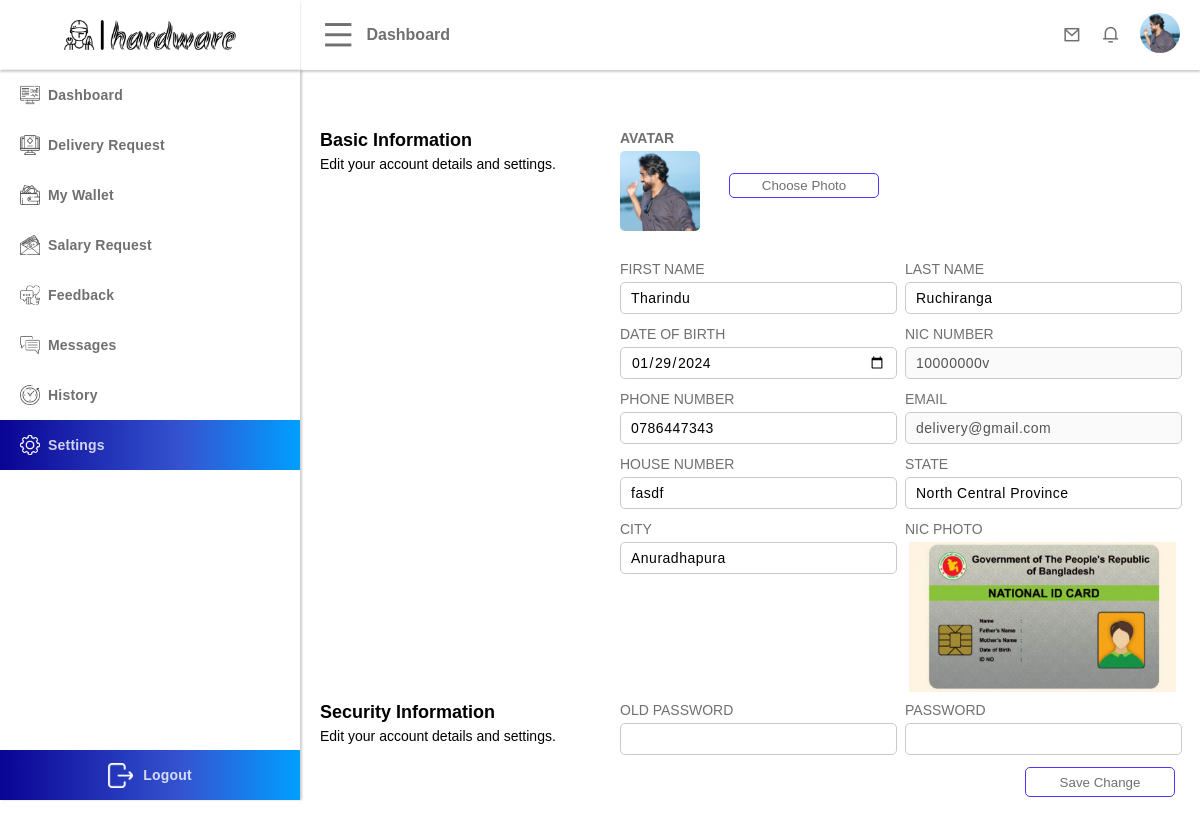
The page /public/delivery-boy/settings.php (signed in) on the database its author committed.
### tables this page shows
CREATE TABLE `user` (
  `user_id` int(50) NOT NULL,
  `first_name` varchar(100) NOT NULL,
  `last_name` varchar(100) NOT NULL,
  `email` varchar(200) NOT NULL,
  `phone_number` varchar(50) NOT NULL,
  `dob` varchar(255) NOT NULL,
  `house_no` varchar(50) NOT NULL,
  `state` varchar(50) NOT NULL,
  `city` varchar(50) NOT NULL,
  `account_type` varchar(50) NOT NULL,
  `profile_url` varchar(255) DEFAULT NULL,
  `password` varchar(255) NOT NULL,
  `security_question` int(11) DEFAULT NULL,
  `question_answer` varchar(255) DEFAULT NULL,
  `status` varchar(50) DEFAULT NULL,
  `activation_code` varchar(100) DEFAULT NULL,
  `latitude` varchar(50) DEFAULT NULL,
  `longitude` varchar(50) DEFAULT NULL
);

CREATE TABLE `delivery_boy` (
  `delivery_boy_id` int(50) NOT NULL,
  `user_id` int(50) NOT NULL,
  `nic_number` varchar(50) NOT NULL,
  `nic_image_url` varchar(255) NOT NULL,
  `vehicle_type` varchar(255) NOT NULL,
  `status` varchar(50) NOT NULL,
  `vehicle_number` varchar(50) NOT NULL,
  `vehicle_model` varchar(50) NOT NULL,
  `balance` double NOT NULL
);

### template/user-data.php (called while the page is built, shortened)
<?php
if (isset($_SESSION['id'])) {
    if (!empty($_SESSION['id'])) {
        $user_user_id = $_SESSION['id'];
        $selectUserEmailQuery = "SELECT * FROM `user` WHERE `user_id`= '$user_user_id'";
        $resultUserEmail = $conn->query($selectUserEmailQuery);
        if ($resultUserEmail->num_rows > 0) {
            $userData = $resultUserEmail->fetch_assoc();
            $user_profile_url = $userData['profile_url'];
        }
    }
}

### public/delivery-boy/settings.php (the view, shortened to what this page needs)
<?php
include "../../config/database.php";
include "../../template/user-data.php";
$user_id = 2;
if(isset($_SESSION['id'])){
    $user_id = $_SESSION['id'];
}
$firstName = $lastName = $dob = $nicNumber = $phoneNumber = $email = $houseNumber = $state = $city = $profileUrl = $nicImageUrl = $old_password = $password = $passwordDB = $old_passwordDB = "";
$selectUserQuery = "SELECT * FROM `user` WHERE `user_id` = $user_id";
$result = $conn->query($selectUserQuery);
if ($result->num_rows > 0) {
    $row = $result->fetch_assoc();
    $firstName = $row['first_name'];
    $lastName = $row['last_name'];
    $dob = $row['dob'];
    $phoneNumber = $row['phone_number'];
    $email = $row['email'];
    $houseNumber = $row['house_no'];
    $state = $row['state'];
    $city = $row['city'];
    $profileUrl = $row['profile_url'];
}
$selectUserQuery1 = "SELECT * FROM `delivery_boy` WHERE `user_id` = $user_id";
$result1 = $conn->query($selectUserQuery1);
if ($result1->num_rows > 0) {
    $row = $result1->fetch_assoc();
    $nicNumber = $row['nic_number'];
    $nicImageUrl = $row['nic_image_url'];
}
?>
<!DOCTYPE html>
<html lang="en">
<head>
    <link rel="stylesheet" href="../assets/css/style.css">
    <link rel="stylesheet" href="../assets/css/dashboard-menu.css">
    <link rel="stylesheet" href="../assets/css/dashboard-nav.css">
    <link rel="stylesheet" href="../assets/css/dashboard-profile.css">
    <link rel="stylesheet" href="../assets/css/dashboard-review.css">
    <link rel="stylesheet" href="../assets/css/button.css">
    <link rel="stylesheet" href="../assets/css/card.css">
    <link rel="stylesheet" href="../assets/css/search.css">
    <link rel="stylesheet" href="../assets/css/input.css">
    <link rel="stylesheet" href="../assets/css/review.css">
    <link rel="stylesheet" href="../assets/css/stars.css">
    <link href="https://cdn.jsdelivr.net/npm/remixicon@4.0.0/fonts/remixicon.css" rel="stylesheet" />
</head>
<body>
    <div class="container">
        <?php
        include "../../template/dashboard-nav.php";
        ?>
        <aside class="active aside">
            <div class="menu">
            <?php
                include "../../template/dashboard-menu.php";
                ?>
                <div class="menu-content">
                    <div class="menu-links">
                        <div class="menu-link-button ">
                            <a href="./index.php">
                                <p><img src="../assets/images/ui/dashboard.png" alt="">Dashboard</p>
                            </a>
                        </div>
                        <div class="menu-link-button ">
                            <a href="./delivery-request.php">
                                <p><img src="../assets/images/ui/Product.png" alt="">Delivery Request</p>
                            </a>
                        </div>
                        <div class="menu-link-button ">
                            <a href="./wallet.php">
                                <p><img src="../assets/images/ui/Wallet.png" alt="">My Wallet</p>
                            </a>
                        </div>
                        <div class="menu-link-button ">
                            <a href="./salary-request.php">
                                <p><img src="../assets/images/ui/salary-request.png" alt="">Salary Request</p>
                            </a>
                        </div>
                        <div class="menu-link-button">
                            <a href="./feedback.php">
                                <p><img src="../assets/images/ui/Feedback.png" alt="">Feedback</p>
                            </a>
                        </div>
                        <div class="menu-link-button">
                            <a href="./message.php">
                                <p><img src="../assets/images/ui/messages.png" alt="">Messages</p>
                            </a>
                        </div>
                        <div class="menu-link-button">
                            <a href="./history.php">
                                <p><img src="../assets/images/ui/history.png" alt="">History</p>
                            </a>
                        </div>
                        <div class="menu-link-button active">
                            <a href="./settings.php">
                                <p><img src="../assets/images/ui/Settings.png" alt="">Settings</p>
                            </a>
                        </div>
                    </div>
                    <div class="menu-logout">
                        <a href="../logout.php">
                            <p><img src="../assets/images/ui/Exit.png" alt="">Logout</p>
                        </a>
                    </div>
                </div>
            </div>
        </aside>
        <section class="active section">
            <div class="content">
                <form class="profile" method="POST" enctype="multipart/form-data">
                    <div class="profile-content">
                        <div class="profile-content-1">
                            <h1>Basic Information</h1>
                            <p>Edit your account details and settings.</p>
                        </div>
                        <div class="profile-content-2">
                            <div class="profile-image">
                                <div class="profile-image-content-1">
                                    <h2>AVATAR</h2>
                                    <img src="../assets/images/delivery-boy/<?php echo $profileUrl ?>" alt="" id="preview-image">
                                </div>
                                <div class="profile-image-content-2">
                                    <input type="button" class="btn" value="Choose Photo" id="file-button" name="">
                                </div>
                            </div>
                            <div class="input-content">
                                <div class="input-two-content">
                                    <div class="input-two-content-1">
                                        <p>First Name</p>
                                        <input type="text" name="first_name" value="<?php echo $firstName ?>">
                                    </div>
                                    <div class="input-two-content-2">
                                        <p>Last Name</p>
                                        <input type="text" name="last_name" value="<?php echo $lastName ?>">
                                    </div>
                                </div>
                                <div class="input-two-content">
                                    <div class="input-two-content-1">
                                        <p>DATE OF BIRTH</p>
                                        <input type="date" name="dob" value="<?php echo $dob ?>">
                                    </div>
                                    <div class="input-two-content-2">
                                        <p>NIC NUMBER</p>
                                        <input type="text" name="nic_number" value="<?php echo $nicNumber ?> " disabled>
                                    </div>
                                </div>
                                <div class="input-two-content">
                                    <div class="input-two-content-1">
                                        <p>PHONE NUMBER</p>
                                        <input type="text" name="phone_number" value="<?php echo $phoneNumber ?>">
                                    </div>
                                    <div class="input-two-content-2">
                                        <p>EMAIL</p>
                                        <input type="text" name="email" style="user-select: none;" value="<?php echo $email ?>" disabled>
                                    </div>
                                </div>
                                <div class="input-two-content">
                                    <div class="input-two-content-1">
                                        <p>HOUSE NUMBER</p>
                                        <input type="text" name="house_number" value="<?php echo $houseNumber ?>">
                                    </div>
                                    <div class="input-two-content-2">
                                        <p>STATE</p>
                                        <input type="text" name="state" value="<?php echo $state ?>">
                                    </div>
                                </div>
                                <div class="input-two-content">
                                    <div class="input-two-content-1">
                                        <p>CITY</p>
                                        <input type="text" name="city" value="<?php echo $city ?>">
                                    </div>
                                    <div class="input-two-content-2">
                                        <p>NIC Photo</p>
                                        <div class="profile-nic">
                                            <img src="../assets/images/delivery-boy/<?php echo $nicImageUrl; ?>" alt="">
                                        </div>
                                    </div>
                                </div>
                            </div>
                        </div>
                    </div>
                    <div class="profile-content">
                        <div class="profile-content-1">
                            <h1>Security Information</h1>
                            <p>Edit your account details and settings.</p>
                        </div>
                        <div class="profile-content-2">
                            <div class="input-content">
                                <div class="input-two-content">
                                    <div class="input-two-content-1">
                                        <p>old password</p>
                                        <input type="password" name="old_password" value="">
                                    </div>
                                    <div class="input-two-content-2">
                                        <p>password</p>
                                        <input type="password" name="password" value="">
                                    </div>
                                </div>
                                <div class="right-button ">
                                    <input type="submit" value="Save Change" name="save_change">
                                </div>
                            </div>
                        </div>
                    </div>
                </form>
            </div>
        </section>
    </div>
</body>
</html>

### template/dashboard-nav.php (shortened to what this page needs)
<?php
$this_profile_url = "";
if(isset($_SESSION['id']) && isset($_SESSION['account_type'])){
    if ($_SESSION['account_type'] == "customer") {
        $this_profile_url = "../assets/images/customer/".$user_profile_url;
    } else if ($_SESSION['account_type'] == "cashier") {
        $this_profile_url = "../assets/images/cashier/".$user_profile_url;
    } else if ($_SESSION['account_type'] == "technician") {
        $this_profile_url = "../assets/images/technician/".$user_profile_url;
    } else if ($_SESSION['account_type'] == "delivery_boy") {
        $this_profile_url = "../assets/images/delivery-boy/".$user_profile_url;
    } else if ($_SESSION['account_type'] == "admin") {
        $this_profile_url = "../assets/images/admin/".$user_profile_url;
    } else if ($_SESSION['account_type'] == "technical_team") {
        $this_profile_url = "../assets/images/technical_team/".$user_profile_url;
    }
}
?>
<!DOCTYPE html>
<html lang="en">
<head>
</head>
<body>
    <nav class="active nav">
        <div class="nav-content">
            <div class="nav-content-1">
                <i class="ri-menu-line " id="dashboard-menu-icon"></i>
                <p>Dashboard</p>
            </div>
            <div class="nav-content-2">
                <a href="./message.php">
                    <i class="ri-mail-line"></i>
                </a>
                <a href="">
                    <i class="ri-notification-3-line"></i>
                </a>
                <a href="./settings.php">
                    <img src="<?php echo $this_profile_url?>" alt="">
                </a>
            </div>
        </div>
    </nav>
</body>
</html>

### rows shown on the page
user: profile_url (picture), first_name "Tharindu", last_name "Ruchiranga", dob "01/29/2024", phone_number "0786447343", email "delivery@gmail.com", house_number "fasdf", state "North Central Province", city "Anuradhapura"
delivery_boy: nic_number "10000000v", nic_image_url (picture)
